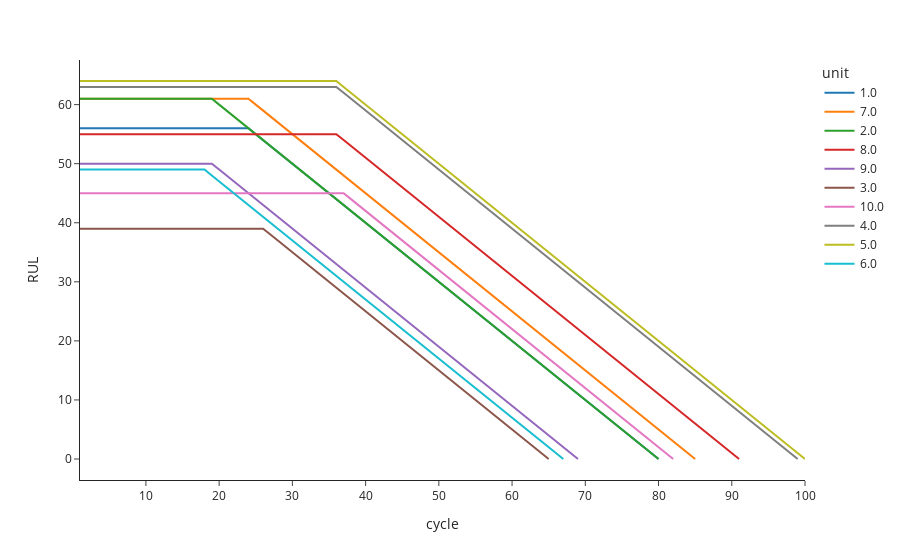

Notebook source saved alongside this figure:
### Code cell
#check the piecewise target is the piecewise target with a quick line plot
px.line(pw_target,
        x="cycle",
        y="RUL",
        color="unit")

### Figure 1 — Plotly figure (JSON) as saved in the notebook; plotly's stock layout.template omitted (floating-point values rounded to 4 significant figures)
{"data": [{"hovertemplate": "unit=1.0<br>cycle=%{x}<br>RUL=%{y}<extra></extra>", "legendgroup": "1.0", "line": {"color": "#1F77B4", "dash": "solid"}, "marker": {"symbol": "circle"}, "mode": "lines", "name": "1.0", "orientation": "v", "showlegend": true, "type": "scatter", "x": [1, 2, 3, 4, 5, 6, 7, 8, 9, 10, 11, 12, 13, 14, 15, 16, 17, 18, 19, 20, 21, 22, 23, 24, 25, 26, 27, 28, 29, 30, 31, 32, 33, 34, 35, 36, 37, 38, 39, 40, 41, 42, 43, 44, 45, 46, 47, 48, 49, 50, 51, 52, 53, 54, 55, 56, 57, 58, 59, 60, 61, 62, 63, 64, 65, 66, 67, 68, 69, 70, 71, 72, 73, 74, 75, 76, 77, 78, 79, 80], "xaxis": "x", "y": [56, 56, 56, 56, 56, 56, 56, 56, 56, 56, 56, 56, 56, 56, 56, 56, 56, 56, 56, 56, 56, 56, 56, 56, 55, 54, 53, 52, 51, 50, 49, 48, 47, 46, 45, 44, 43, 42, 41, 40, 39, 38, 37, 36, 35, 34, 33, 32, 31, 30, 29, 28, 27, 26, 25, 24, 23, 22, 21, 20, 19, 18, 17, 16, 15, 14, 13, 12, 11, 10, 9, 8, 7, 6, 5, 4, 3, 2, 1, 0], "yaxis": "y"}, {"hovertemplate": "unit=7.0<br>cycle=%{x}<br>RUL=%{y}<extra></extra>", "legendgroup": "7.0", "line": {"color": "#FF7F0E", "dash": "solid"}, "marker": {"symbol": "circle"}, "mode": "lines", "name": "7.0", "orientation": "v", "showlegend": true, "type": "scatter", "x": [1, 2, 3, 4, 5, 6, 7, 8, 9, 10, 11, 12, 13, 14, 15, 16, 17, 18, 19, 20, 21, 22, 23, 24, 25, 26, 27, 28, 29, 30, 31, 32, 33, 34, 35, 36, 37, 38, 39, 40, 41, 42, 43, 44, 45, 46, 47, 48, 49, 50, 51, 52, 53, 54, 55, 56, 57, 58, 59, 60, 61, 62, 63, 64, 65, 66, 67, 68, 69, 70, 71, 72, 73, 74, 75, 76, 77, 78, 79, 80, 81, 82, 83, 84, 85], "xaxis": "x", "y": [61, 61, 61, 61, 61, 61, 61, 61, 61, 61, 61, 61, 61, 61, 61, 61, 61, 61, 61, 61, 61, 61, 61, 61, 60, 59, 58, 57, 56, 55, 54, 53, 52, 51, 50, 49, 48, 47, 46, 45, 44, 43, 42, 41, 40, 39, 38, 37, 36, 35, 34, 33, 32, 31, 30, 29, 28, 27, 26, 25, 24, 23, 22, 21, 20, 19, 18, 17, 16, 15, 14, 13, 12, 11, 10, 9, 8, 7, 6, 5, 4, 3, 2, 1, 0], "yaxis": "y"}, {"hovertemplate": "unit=2.0<br>cycle=%{x}<br>RUL=%{y}<extra></extra>", "legendgroup": "2.0", "line": {"color": "#2CA02C", "dash": "solid"}, "marker": {"symbol": "circle"}, "mode": "lines", "name": "2.0", "orientation": "v", "showlegend": true, "type": "scatter", "x": [1, 2, 3, 4, 5, 6, 7, 8, 9, 10, 11, 12, 13, 14, 15, 16, 17, 18, 19, 20, 21, 22, 23, 24, 25, 26, 27, 28, 29, 30, 31, 32, 33, 34, 35, 36, 37, 38, 39, 40, 41, 42, 43, 44, 45, 46, 47, 48, 49, 50, 51, 52, 53, 54, 55, 56, 57, 58, 59, 60, 61, 62, 63, 64, 65, 66, 67, 68, 69, 70, 71, 72, 73, 74, 75, 76, 77, 78, 79, 80], "xaxis": "x", "y": [61, 61, 61, 61, 61, 61, 61, 61, 61, 61, 61, 61, 61, 61, 61, 61, 61, 61, 61, 60, 59, 58, 57, 56, 55, 54, 53, 52, 51, 50, 49, 48, 47, 46, 45, 44, 43, 42, 41, 40, 39, 38, 37, 36, 35, 34, 33, 32, 31, 30, 29, 28, 27, 26, 25, 24, 23, 22, 21, 20, 19, 18, 17, 16, 15, 14, 13, 12, 11, 10, 9, 8, 7, 6, 5, 4, 3, 2, 1, 0], "yaxis": "y"}, {"hovertemplate": "unit=8.0<br>cycle=%{x}<br>RUL=%{y}<extra></extra>", "legendgroup": "8.0", "line": {"color": "#D62728", "dash": "solid"}, "marker": {"symbol": "circle"}, "mode": "lines", "name": "8.0", "orientation": "v", "showlegend": true, "type": "scatter", "x": [1, 2, 3, 4, 5, 6, 7, 8, 9, 10, 11, 12, 13, 14, 15, 16, 17, 18, 19, 20, 21, 22, 23, 24, 25, 26, 27, 28, 29, 30, 31, 32, 33, 34, 35, 36, 37, 38, 39, 40, 41, 42, 43, 44, 45, 46, 47, 48, 49, 50, 51, 52, 53, 54, 55, 56, 57, 58, 59, 60, 61, 62, 63, 64, 65, 66, 67, 68, 69, 70, 71, 72, 73, 74, 75, 76, 77, 78, 79, 80, 81, 82, 83, 84, 85, 86, 87, 88, 89, 90, 91], "xaxis": "x", "y": [55, 55, 55, 55, 55, 55, 55, 55, 55, 55, 55, 55, 55, 55, 55, 55, 55, 55, 55, 55, 55, 55, 55, 55, 55, 55, 55, 55, 55, 55, 55, 55, 55, 55, 55, 55, 54, 53, 52, 51, 50, 49, 48, 47, 46, 45, 44, 43, 42, 41, 40, 39, 38, 37, 36, 35, 34, 33, 32, 31, 30, 29, 28, 27, 26, 25, 24, 23, 22, 21, 20, 19, 18, 17, 16, 15, 14, 13, 12, 11, 10, 9, 8, 7, 6, 5, 4, 3, 2, 1, 0], "yaxis": "y"}, {"hovertemplate": "unit=9.0<br>cycle=%{x}<br>RUL=%{y}<extra></extra>", "legendgroup": "9.0", "line": {"color": "#9467BD", "dash": "solid"}, "marker": {"symbol": "circle"}, "mode": "lines", "name": "9.0", "orientation": "v", "showlegend": true, "type": "scatter", "x": [1, 2, 3, 4, 5, 6, 7, 8, 9, 10, 11, 12, 13, 14, 15, 16, 17, 18, 19, 20, 21, 22, 23, 24, 25, 26, 27, 28, 29, 30, 31, 32, 33, 34, 35, 36, 37, 38, 39, 40, 41, 42, 43, 44, 45, 46, 47, 48, 49, 50, 51, 52, 53, 54, 55, 56, 57, 58, 59, 60, 61, 62, 63, 64, 65, 66, 67, 68, 69], "xaxis": "x", "y": [50, 50, 50, 50, 50, 50, 50, 50, 50, 50, 50, 50, 50, 50, 50, 50, 50, 50, 50, 49, 48, 47, 46, 45, 44, 43, 42, 41, 40, 39, 38, 37, 36, 35, 34, 33, 32, 31, 30, 29, 28, 27, 26, 25, 24, 23, 22, 21, 20, 19, 18, 17, 16, 15, 14, 13, 12, 11, 10, 9, 8, 7, 6, 5, 4, 3, 2, 1, 0], "yaxis": "y"}, {"hovertemplate": "unit=3.0<br>cycle=%{x}<br>RUL=%{y}<extra></extra>", "legendgroup": "3.0", "line": {"color": "#8C564B", "dash": "solid"}, "marker": {"symbol": "circle"}, "mode": "lines", "name": "3.0", "orientation": "v", "showlegend": true, "type": "scatter", "x": [1, 2, 3, 4, 5, 6, 7, 8, 9, 10, 11, 12, 13, 14, 15, 16, 17, 18, 19, 20, 21, 22, 23, 24, 25, 26, 27, 28, 29, 30, 31, 32, 33, 34, 35, 36, 37, 38, 39, 40, 41, 42, 43, 44, 45, 46, 47, 48, 49, 50, 51, 52, 53, 54, 55, 56, 57, 58, 59, 60, 61, 62, 63, 64, 65], "xaxis": "x", "y": [39, 39, 39, 39, 39, 39, 39, 39, 39, 39, 39, 39, 39, 39, 39, 39, 39, 39, 39, 39, 39, 39, 39, 39, 39, 39, 38, 37, 36, 35, 34, 33, 32, 31, 30, 29, 28, 27, 26, 25, 24, 23, 22, 21, 20, 19, 18, 17, 16, 15, 14, 13, 12, 11, 10, 9, 8, 7, 6, 5, 4, 3, 2, 1, 0], "yaxis": "y"}, {"hovertemplate": "unit=10.0<br>cycle=%{x}<br>RUL=%{y}<extra></extra>", "legendgroup": "10.0", "line": {"color": "#E377C2", "dash": "solid"}, "marker": {"symbol": "circle"}, "mode": "lines", "name": "10.0", "orientation": "v", "showlegend": true, "type": "scatter", "x": [1, 2, 3, 4, 5, 6, 7, 8, 9, 10, 11, 12, 13, 14, 15, 16, 17, 18, 19, 20, 21, 22, 23, 24, 25, 26, 27, 28, 29, 30, 31, 32, 33, 34, 35, 36, 37, 38, 39, 40, 41, 42, 43, 44, 45, 46, 47, 48, 49, 50, 51, 52, 53, 54, 55, 56, 57, 58, 59, 60, 61, 62, 63, 64, 65, 66, 67, 68, 69, 70, 71, 72, 73, 74, 75, 76, 77, 78, 79, 80, 81, 82], "xaxis": "x", "y": [45, 45, 45, 45, 45, 45, 45, 45, 45, 45, 45, 45, 45, 45, 45, 45, 45, 45, 45, 45, 45, 45, 45, 45, 45, 45, 45, 45, 45, 45, 45, 45, 45, 45, 45, 45, 45, 44, 43, 42, 41, 40, 39, 38, 37, 36, 35, 34, 33, 32, 31, 30, 29, 28, 27, 26, 25, 24, 23, 22, 21, 20, 19, 18, 17, 16, 15, 14, 13, 12, 11, 10, 9, 8, 7, 6, 5, 4, 3, 2, 1, 0], "yaxis": "y"}, {"hovertemplate": "unit=4.0<br>cycle=%{x}<br>RUL=%{y}<extra></extra>", "legendgroup": "4.0", "line": {"color": "#7F7F7F", "dash": "solid"}, "marker": {"symbol": "circle"}, "mode": "lines", "name": "4.0", "orientation": "v", "showlegend": true, "type": "scatter", "x": [1, 2, 3, 4, 5, 6, 7, 8, 9, 10, 11, 12, 13, 14, 15, 16, 17, 18, 19, 20, 21, 22, 23, 24, 25, 26, 27, 28, 29, 30, 31, 32, 33, 34, 35, 36, 37, 38, 39, 40, 41, 42, 43, 44, 45, 46, 47, 48, 49, 50, 51, 52, 53, 54, 55, 56, 57, 58, 59, 60, 61, 62, 63, 64, 65, 66, 67, 68, 69, 70, 71, 72, 73, 74, 75, 76, 77, 78, 79, 80, 81, 82, 83, 84, 85, 86, 87, 88, 89, 90, 91, 92, 93, 94, 95, 96, 97, 98, 99], "xaxis": "x", "y": [63, 63, 63, 63, 63, 63, 63, 63, 63, 63, 63, 63, 63, 63, 63, 63, 63, 63, 63, 63, 63, 63, 63, 63, 63, 63, 63, 63, 63, 63, 63, 63, 63, 63, 63, 63, 62, 61, 60, 59, 58, 57, 56, 55, 54, 53, 52, 51, 50, 49, 48, 47, 46, 45, 44, 43, 42, 41, 40, 39, 38, 37, 36, 35, 34, 33, 32, 31, 30, 29, 28, 27, 26, 25, 24, 23, 22, 21, 20, 19, 18, 17, 16, 15, 14, 13, 12, 11, 10, 9, 8, 7, 6, 5, 4, 3, 2, 1, 0], "yaxis": "y"}, {"hovertemplate": "unit=5.0<br>cycle=%{x}<br>RUL=%{y}<extra></extra>", "legendgroup": "5.0", "line": {"color": "#BCBD22", "dash": "solid"}, "marker": {"symbol": "circle"}, "mode": "lines", "name": "5.0", "orientation": "v", "showlegend": true, "type": "scatter", "x": [1, 2, 3, 4, 5, 6, 7, 8, 9, 10, 11, 12, 13, 14, 15, 16, 17, 18, 19, 20, 21, 22, 23, 24, 25, 26, 27, 28, 29, 30, 31, 32, 33, 34, 35, 36, 37, 38, 39, 40, 41, 42, 43, 44, 45, 46, 47, 48, 49, 50, 51, 52, 53, 54, 55, 56, 57, 58, 59, 60, 61, 62, 63, 64, 65, 66, 67, 68, 69, 70, 71, 72, 73, 74, 75, 76, 77, 78, 79, 80, 81, 82, 83, 84, 85, 86, 87, 88, 89, 90, 91, 92, 93, 94, 95, 96, 97, 98, 99, 100], "xaxis": "x", "y": [64, 64, 64, 64, 64, 64, 64, 64, 64, 64, 64, 64, 64, 64, 64, 64, 64, 64, 64, 64, 64, 64, 64, 64, 64, 64, 64, 64, 64, 64, 64, 64, 64, 64, 64, 64, 63, 62, 61, 60, 59, 58, 57, 56, 55, 54, 53, 52, 51, 50, 49, 48, 47, 46, 45, 44, 43, 42, 41, 40, 39, 38, 37, 36, 35, 34, 33, 32, 31, 30, 29, 28, 27, 26, 25, 24, 23, 22, 21, 20, 19, 18, 17, 16, 15, 14, 13, 12, 11, 10, 9, 8, 7, 6, 5, 4, 3, 2, 1, 0], "yaxis": "y"}, {"hovertemplate": "unit=6.0<br>cycle=%{x}<br>RUL=%{y}<extra></extra>", "legendgroup": "6.0", "line": {"color": "#17BECF", "dash": "solid"}, "marker": {"symbol": "circle"}, "mode": "lines", "name": "6.0", "orientation": "v", "showlegend": true, "type": "scatter", "x": [1, 2, 3, 4, 5, 6, 7, 8, 9, 10, 11, 12, 13, 14, 15, 16, 17, 18, 19, 20, 21, 22, 23, 24, 25, 26, 27, 28, 29, 30, 31, 32, 33, 34, 35, 36, 37, 38, 39, 40, 41, 42, 43, 44, 45, 46, 47, 48, 49, 50, 51, 52, 53, 54, 55, 56, 57, 58, 59, 60, 61, 62, 63, 64, 65, 66, 67], "xaxis": "x", "y": [49, 49, 49, 49, 49, 49, 49, 49, 49, 49, 49, 49, 49, 49, 49, 49, 49, 49, 48, 47, 46, 45, 44, 43, 42, 41, 40, 39, 38, 37, 36, 35, 34, 33, 32, 31, 30, 29, 28, 27, 26, 25, 24, 23, 22, 21, 20, 19, 18, 17, 16, 15, 14, 13, 12, 11, 10, 9, 8, 7, 6, 5, 4, 3, 2, 1, 0], "yaxis": "y"}], "layout": {"legend": {"title": {"text": "unit"}, "tracegroupgap": 0}, "margin": {"t": 60}, "xaxis": {"anchor": "y", "domain": [0, 1], "title": {"text": "cycle"}}, "yaxis": {"anchor": "x", "domain": [0, 1], "title": {"text": "RUL"}}}}
